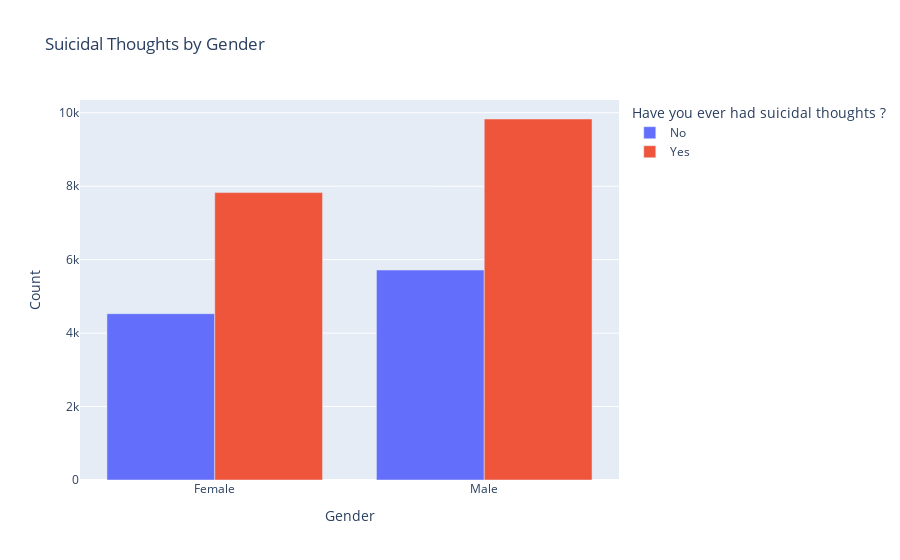

This figure's notebook cell:
### Markdown cell above
# **Occurrence of Suicidal Thoughts Gender Wise**

### Code cell
grouped_data = df.groupby(['Gender', 'Have you ever had suicidal thoughts ?']).size().reset_index(name='Count')

px.bar(
    grouped_data,
    x='Gender',
    y='Count',
    color='Have you ever had suicidal thoughts ?',
    barmode='group',
    title='Suicidal Thoughts by Gender',
    labels={'Have you ever had suicidal thoughts?': 'Suicidal Thoughts'}
).show()

### Figure 1 — Plotly figure (JSON) as saved in the notebook; plotly's stock layout.template omitted (floating-point values rounded to 4 significant figures)
{"data": [{"alignmentgroup": "True", "hovertemplate": "Have you ever had suicidal thoughts ?=No<br>Gender=%{x}<br>Count=%{y}<extra></extra>", "legendgroup": "No", "marker": {"color": "#636efa", "pattern": {"shape": ""}}, "name": "No", "offsetgroup": "No", "orientation": "v", "showlegend": true, "textposition": "auto", "type": "bar", "x": ["Female", "Male"], "xaxis": "x", "y": [4528, 5717], "yaxis": "y"}, {"alignmentgroup": "True", "hovertemplate": "Have you ever had suicidal thoughts ?=Yes<br>Gender=%{x}<br>Count=%{y}<extra></extra>", "legendgroup": "Yes", "marker": {"color": "#EF553B", "pattern": {"shape": ""}}, "name": "Yes", "offsetgroup": "Yes", "orientation": "v", "showlegend": true, "textposition": "auto", "type": "bar", "x": ["Female", "Male"], "xaxis": "x", "y": [7826, 9830], "yaxis": "y"}], "layout": {"barmode": "group", "legend": {"title": {"text": "Have you ever had suicidal thoughts ?"}, "tracegroupgap": 0}, "title": {"text": "Suicidal Thoughts by Gender"}, "xaxis": {"anchor": "y", "domain": [0, 1], "title": {"text": "Gender"}}, "yaxis": {"anchor": "x", "domain": [0, 1], "title": {"text": "Count"}}}}
